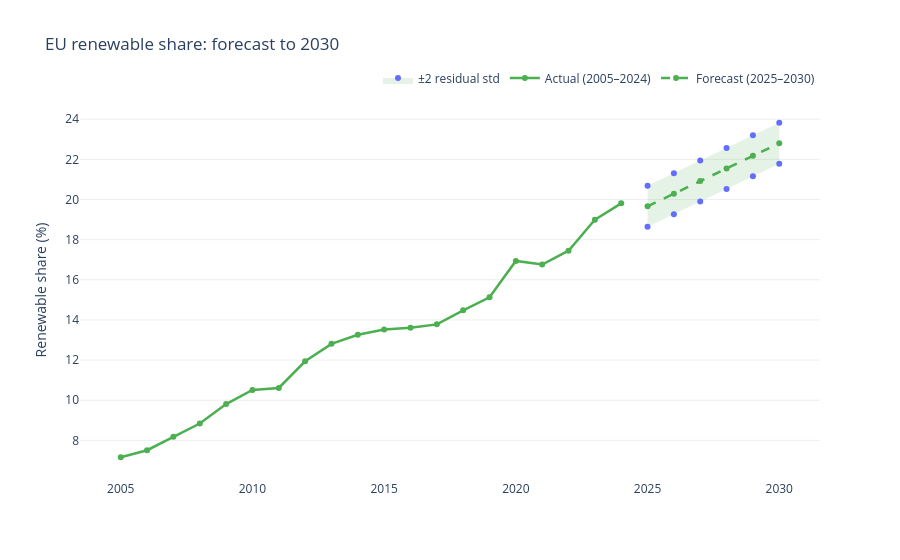

The code cell stored with this chart in its notebook:
### Code cell
fig = go.Figure()
# uncertainty band
fig.add_trace(go.Scatter(
    x=list(future['year']) + list(future['year'][::-1]),
    y=list(future['upper']) + list(future['lower'][::-1]),
    fill='toself', fillcolor='rgba(76,175,80,0.15)',
    line=dict(width=0), name='±2 residual std', hoverinfo='skip'))
fig.add_trace(go.Scatter(x=eu['year'], y=eu['renewable_share'],
                         name='Actual (2005–2024)', mode='lines+markers',
                         line=dict(color=COLORS['renewables'], width=2.5)))
fig.add_trace(go.Scatter(x=future['year'], y=future['forecast'],
                         name='Forecast (2025–2030)', mode='lines+markers',
                         line=dict(color=COLORS['renewables'], width=2.5, dash='dash')))
fig.update_layout(
    title='EU renewable share: forecast to 2030',
    yaxis_title='Renewable share (%)', xaxis_title=None,
    plot_bgcolor='white', yaxis=dict(gridcolor='#eeeeee'),
    legend=dict(orientation='h', yanchor='bottom', y=1.02, xanchor='right', x=1))
fig.show()

### Figure 1 — Plotly figure (JSON) as saved in the notebook; plotly's stock layout.template omitted (floating-point values rounded to 4 significant figures)
{"data": [{"fill": "toself", "fillcolor": "rgba(76,175,80,0.15)", "hoverinfo": "skip", "line": {"width": 0}, "name": "±2 residual std", "type": "scatter", "x": [2025, 2026, 2027, 2028, 2029, 2030, 2030, 2029, 2028, 2027, 2026, 2025], "y": [20.68, 21.31, 21.94, 22.57, 23.2, 23.82, 21.78, 21.15, 20.52, 19.9, 19.27, 18.64]}, {"line": {"color": "#4CAF50", "width": 2.5}, "mode": "lines+markers", "name": "Actual (2005–2024)", "type": "scatter", "x": [2005, 2006, 2007, 2008, 2009, 2010, 2011, 2012, 2013, 2014, 2015, 2016, 2017, 2018, 2019, 2020, 2021, 2022, 2023, 2024], "y": [7.16, 7.51, 8.18, 8.84, 9.81, 10.51, 10.61, 11.94, 12.81, 13.26, 13.52, 13.61, 13.78, 14.48, 15.13, 16.94, 16.76, 17.45, 18.99, 19.81]}, {"line": {"color": "#4CAF50", "dash": "dash", "width": 2.5}, "mode": "lines+markers", "name": "Forecast (2025–2030)", "type": "scatter", "x": [2025, 2026, 2027, 2028, 2029, 2030], "y": [19.66, 20.29, 20.92, 21.55, 22.17, 22.8]}], "layout": {"legend": {"orientation": "h", "x": 1, "xanchor": "right", "y": 1.02, "yanchor": "bottom"}, "plot_bgcolor": "white", "title": {"text": "EU renewable share: forecast to 2030"}, "xaxis": {"title": {}}, "yaxis": {"gridcolor": "#eeeeee", "title": {"text": "Renewable share (%)"}}}}
